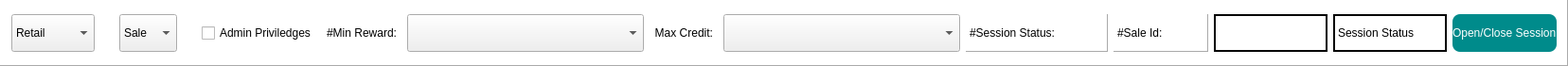
           <widget class="QFrame" name="frame_4">
            <property name="minimumSize">
             <size>
              <width>50</width>
              <height>70</height>
             </size>
            </property>
            <property name="maximumSize">
             <size>
              <width>16777215</width>
              <height>60</height>
             </size>
            </property>
            <property name="styleSheet">
             <string notr="true">QFrame{
background-color: rgb(255, 255, 255);
}
QFrame{
background-color: rgb(255, 255, 255);
}
QPushButton{

background-color:#008b8b;
text-align:left;
color: #ffffff;
border-radius: 8px;
}

QPushButton::hover{

background-color:#128C7E;
color: #ffffff;
border-radius: 8px;
 border-style: outset;
    border-width: 2px;
    border-color: #FFFFFF;
}</string>
            </property>
            <property name="frameShape">
             <enum>QFrame::Panel</enum>
            </property>
            <property name="frameShadow">
             <enum>QFrame::Raised</enum>
            </property>
            <layout class="QHBoxLayout" name="horizontalLayout_3">
             <item>
              <widget class="QComboBox" name="cb_sale_type">
               <property name="minimumSize">
                <size>
                 <width>0</width>
                 <height>40</height>
                </size>
               </property>
               <property name="maximumSize">
                <size>
                 <width>16777215</width>
                 <height>40</height>
                </size>
               </property>
               <property name="styleSheet">
                <string notr="true"/>
               </property>
               <item>
                <property name="text">
                 <string>Retail</string>
                </property>
               </item>
               <item>
                <property name="text">
                 <string>Wholesale</string>
                </property>
               </item>
              </widget>
             </item>
             <item>
              <spacer name="horizontalSpacer_15">
               <property name="orientation">
                <enum>Qt::Horizontal</enum>
               </property>
               <property name="sizeType">
                <enum>QSizePolicy::Fixed</enum>
               </property>
               <property name="sizeHint" stdset="0">
                <size>
                 <width>20</width>
                 <height>20</height>
                </size>
               </property>
              </spacer>
             </item>
             <item>
              <widget class="QComboBox" name="cb_sale_category">
               <property name="minimumSize">
                <size>
                 <width>0</width>
                 <height>40</height>
                </size>
               </property>
               <property name="maximumSize">
                <size>
                 <width>16777215</width>
                 <height>40</height>
                </size>
               </property>
               <property name="styleSheet">
                <string notr="true"/>
               </property>
               <item>
                <property name="text">
                 <string>Sale</string>
                </property>
               </item>
               <item>
                <property name="text">
                 <string>Order</string>
                </property>
               </item>
              </widget>
             </item>
             <item>
              <spacer name="horizontalSpacer_16">
               <property name="orientation">
                <enum>Qt::Horizontal</enum>
               </property>
               <property name="sizeType">
                <enum>QSizePolicy::Fixed</enum>
               </property>
               <property name="sizeHint" stdset="0">
                <size>
                 <width>20</width>
                 <height>20</height>
                </size>
               </property>
              </spacer>
             </item>
             <item>
              <widget class="QCheckBox" name="cb_admin_priv">
               <property name="minimumSize">
                <size>
                 <width>0</width>
                 <height>40</height>
                </size>
               </property>
               <property name="maximumSize">
                <size>
                 <width>16777215</width>
                 <height>40</height>
                </size>
               </property>
               <property name="styleSheet">
                <string notr="true"/>
               </property>
               <property name="text">
                <string>Admin Priviledges</string>
               </property>
              </widget>
             </item>
             <item>
              <widget class="QLabel" name="label_56">
               <property name="minimumSize">
                <size>
                 <width>0</width>
                 <height>40</height>
                </size>
               </property>
               <property name="maximumSize">
                <size>
                 <width>16777215</width>
                 <height>40</height>
                </size>
               </property>
               <property name="styleSheet">
                <string notr="true">color: rgb(0, 0, 0);
border:2px  solid#2F4F4F;
border-color: rgb(255, 255, 255);</string>
               </property>
               <property name="frameShape">
                <enum>QFrame::Panel</enum>
               </property>
               <property name="frameShadow">
                <enum>QFrame::Raised</enum>
               </property>
               <property name="text">
                <string>#Min Reward:</string>
               </property>
               <property name="alignment">
                <set>Qt::AlignRight|Qt::AlignTrailing|Qt::AlignVCenter</set>
               </property>
              </widget>
             </item>
             <item>
              <widget class="QComboBox" name="cb_min_reward">
               <property name="minimumSize">
                <size>
                 <width>250</width>
                 <height>40</height>
                </size>
               </property>
               <property name="maximumSize">
                <size>
                 <width>16777215</width>
                 <height>40</height>
                </size>
               </property>
               <property name="styleSheet">
                <string notr="true"/>
               </property>
              </widget>
             </item>
             <item>
              <widget class="QLabel" name="label_73">
               <property name="minimumSize">
                <size>
                 <width>0</width>
                 <height>40</height>
                </size>
               </property>
               <property name="maximumSize">
                <size>
                 <width>16777215</width>
                 <height>40</height>
                </size>
               </property>
               <property name="styleSheet">
                <string notr="true">color: rgb(0, 0, 0);
border:2px  solid#2F4F4F;
border-color: rgb(255, 255, 255);</string>
               </property>
               <property name="frameShape">
                <enum>QFrame::Panel</enum>
               </property>
               <property name="frameShadow">
                <enum>QFrame::Raised</enum>
               </property>
               <property name="text">
                <string>Max Credit:</string>
               </property>
               <property name="alignment">
                <set>Qt::AlignRight|Qt::AlignTrailing|Qt::AlignVCenter</set>
               </property>
              </widget>
             </item>
             <item>
              <widget class="QComboBox" name="cb_max_credit">
               <property name="minimumSize">
                <size>
                 <width>250</width>
                 <height>40</height>
                </size>
               </property>
               <property name="maximumSize">
                <size>
                 <width>250</width>
                 <height>40</height>
                </size>
               </property>
               <property name="styleSheet">
                <string notr="true"/>
               </property>
              </widget>
             </item>
             <item>
              <widget class="QLabel" name="lbl_sale_type_3">
               <property name="minimumSize">
                <size>
                 <width>150</width>
                 <height>40</height>
                </size>
               </property>
               <property name="maximumSize">
                <size>
                 <width>150</width>
                 <height>40</height>
                </size>
               </property>
               <property name="styleSheet">
                <string notr="true">color: rgb(0, 0, 0);</string>
               </property>
               <property name="frameShape">
                <enum>QFrame::Panel</enum>
               </property>
               <property name="frameShadow">
                <enum>QFrame::Raised</enum>
               </property>
               <property name="text">
                <string>#Session Status:</string>
               </property>
              </widget>
             </item>
             <item>
              <widget class="QLabel" name="lbl_sale_id_tag">
               <property name="minimumSize">
                <size>
                 <width>100</width>
                 <height>40</height>
                </size>
               </property>
               <property name="maximumSize">
                <size>
                 <width>100</width>
                 <height>40</height>
                </size>
               </property>
               <property name="styleSheet">
                <string notr="true">color: rgb(0, 0, 0);</string>
               </property>
               <property name="frameShape">
                <enum>QFrame::Panel</enum>
               </property>
               <property name="frameShadow">
                <enum>QFrame::Raised</enum>
               </property>
               <property name="text">
                <string>#Sale Id:</string>
               </property>
              </widget>
             </item>
             <item>
              <widget class="QLabel" name="lbl_sale_id">
               <property name="minimumSize">
                <size>
                 <width>120</width>
                 <height>0</height>
                </size>
               </property>
               <property name="maximumSize">
                <size>
                 <width>100</width>
                 <height>40</height>
                </size>
               </property>
               <property name="styleSheet">
                <string notr="true">color: rgb(0, 0, 0);
border:2px  solid#2F4F4F;
border-color: rgb(0, 0, 0);</string>
               </property>
               <property name="frameShape">
                <enum>QFrame::Panel</enum>
               </property>
               <property name="frameShadow">
                <enum>QFrame::Raised</enum>
               </property>
               <property name="text">
                <string/>
               </property>
              </widget>
             </item>
             <item>
              <widget class="QLabel" name="lbl_sale_type_4">
               <property name="minimumSize">
                <size>
                 <width>120</width>
                 <height>40</height>
                </size>
               </property>
               <property name="maximumSize">
                <size>
                 <width>16777215</width>
                 <height>40</height>
                </size>
               </property>
               <property name="styleSheet">
                <string notr="true">color: rgb(0, 0, 0);
border:2px  solid#2F4F4F;
border-color: rgb(0, 0, 0);</string>
               </property>
               <property name="frameShape">
                <enum>QFrame::Panel</enum>
               </property>
               <property name="frameShadow">
                <enum>QFrame::Raised</enum>
               </property>
               <property name="text">
                <string>Session Status</string>
               </property>
              </widget>
             </item>
             <item>
              <widget class="QPushButton" name="btn_session_control">
               <property name="minimumSize">
                <size>
                 <width>0</width>
                 <height>40</height>
                </size>
               </property>
               <property name="maximumSize">
                <size>
                 <width>16777215</width>
                 <height>40</height>
                </size>
               </property>
               <property name="styleSheet">
                <string notr="true"/>
               </property>
               <property name="text">
                <string>Open/Close Session</string>
               </property>
               <property name="icon">
                <iconset>
                 <normaloff>:/sessions/sess_all.png</normaloff>:/sessions/sess_all.png</iconset>
               </property>
               <property name="iconSize">
                <size>
                 <width>24</width>
                 <height>24</height>
                </size>
               </property>
              </widget>
             </item>
            </layout>
           </widget>
